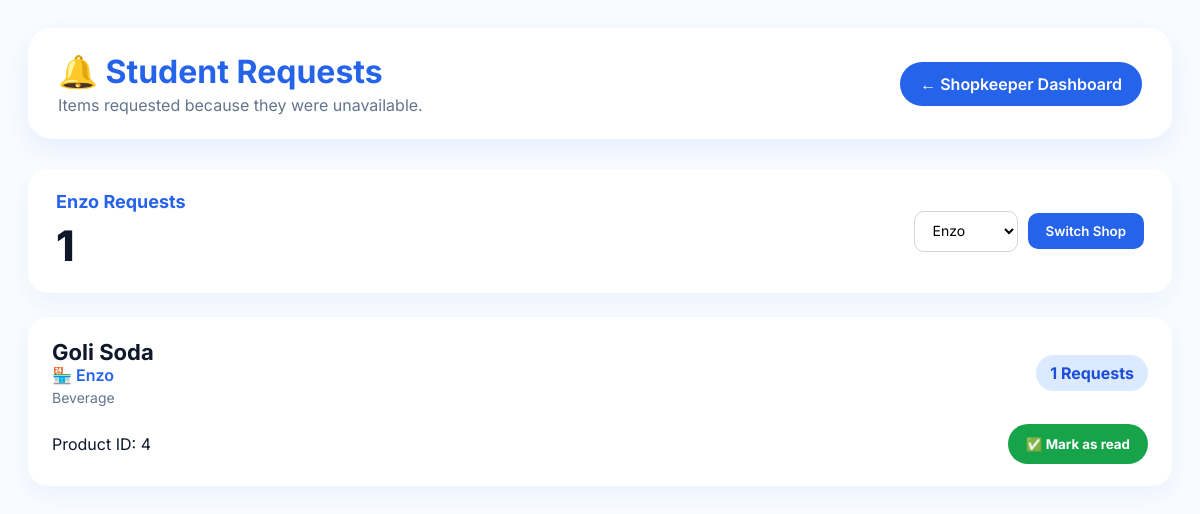
The app's page /requests/1 with its own data.
### tables this page shows
CREATE TABLE shops (
    id INTEGER PRIMARY KEY,
    name TEXT NOT NULL UNIQUE
);

CREATE TABLE products (
    id INTEGER PRIMARY KEY,
    name TEXT NOT NULL,
    category TEXT NOT NULL
);

### app.py (the view)
@app.route("/requests/<int:shop_id>")
def requests_page(shop_id):
    conn = get_db_connection()
    shop = conn.execute(
        "SELECT * FROM shops WHERE id=?",
        (shop_id,)
    ).fetchone()
    shops = conn.execute(
        "SELECT * FROM shops"
    ).fetchall()
    requests = conn.execute("""
        SELECT
            requests.shop_id,
            requests.product_id,
            COUNT(*) AS request_count,

            shops.name AS shop_name,
            products.name AS product_name,
            products.category

        FROM requests

        JOIN shops
            ON requests.shop_id = shops.id

        JOIN products
            ON requests.product_id = products.id

        WHERE requests.shop_id = ?

        GROUP BY requests.shop_id, requests.product_id

        ORDER BY request_count DESC
    """, (shop_id,)).fetchall()
    conn.close()
    return render_template(
        "requests.html",
        requests=requests,
        shop=shop,
        shops=shops
    )

### app.py (called while the page is built)
def get_db_connection():
    conn = sqlite3.connect("campus_cart.db")
    conn.row_factory = sqlite3.Row
    return conn

### templates/requests.html (shortened to what this page needs)
<!DOCTYPE html>
<html lang="en">
<head>
</head>
<body>
<div class="header">
    <div>
        <h1>🔔 Student Requests</h1>
        <p>Items requested because they were unavailable.</p>
    </div>
    <a href="/shopkeeper" class="back-btn">
        ← Shopkeeper Dashboard
    </a>
</div>
<div class="summary">
    <div style="display:flex;justify-content:space-between;align-items:center;flex-wrap:wrap;gap:18px;">
        <div>
            <h2>{{ shop["name"] }} Requests</h2>
            <div class="count">{{ requests|length }}</div>
        </div>
        <div class="shop-selector">
            <select id="shopSelect">
                {% for shop_item in shops %}
                <option
                    value="{{ shop_item['id'] }}"
                    {% if shop_item['id'] == shop['id'] %}selected{% endif %}
                >
                    {{ shop_item['name'] }}
                </option>
                {% endfor %}
            </select>
            <button onclick="changeShop()">
                Switch Shop
            </button>
        </div>
    </div>
</div>
{% if requests %}
    {% for request in requests %}
    <div class="request-card">
        <div class="top-row">
            <div>
                <div class="product">
                    {{ request["product_name"] }}
                </div>
                <div class="shop">
                    🏪 {{ request["shop_name"] }}
                </div>
                <div class="category">
                    {{ request["category"] }}
                </div>
            </div>
            <div class="badge">
                {{ request["request_count"] }} Requests
            </div>
        </div>
        <div class="bottom-row">
            <text weight=medium color="#64748B">
                Product ID: {{ request["product_id"] }}
            </text>
            <form action="/fulfill_request" method="POST">
                <button class="fulfill-btn" type="submit">
                    ✅ Mark as read
                </button>
            </form>
        </div>
    </div>
    {% endfor %}
{% else %}
<div class="empty">
    <h2>🎉 No Pending Requests</h2>
    <p>All requested products have been fulfilled.</p>
</div>
{% endif %}
</body>
</html>

### templates/requests.html (style rules this page uses)
* { margin:0; padding:0; box-sizing:border-box; font-family:"Inter",sans-serif; }
body { background:#F8FBFF; color:#0F172A; padding:28px; }
.header { display:flex; justify-content:space-between; align-items:center; margin-bottom:30px; background:white; padding:24px 30px; border-radius:24px; box-shadow:0 10px 25px rgba(37,99,235,.08); }
.header h1 { color:#2563EB; }
.header p { color:#64748B; margin-top:4px; }
.back-btn { text-decoration:none; background:#2563EB; color:white; padding:12px 20px; border-radius:999px; font-weight:600; }
.summary { background:white; padding:22px 28px; border-radius:20px; margin-bottom:24px; box-shadow:0 10px 20px rgba(37,99,235,.05); }
.summary h2 { color:#2563EB; font-size:18px; }
.summary .count { font-size:42px; font-weight:800; margin-top:8px; }
.request-card { background:white; border-radius:20px; padding:22px 24px; margin-bottom:18px; box-shadow:0 8px 20px rgba(37,99,235,.06); }
.top-row { display:flex; justify-content:space-between; align-items:center; margin-bottom:12px; }
.product { font-size:22px; font-weight:700; }
.shop { color:#2563EB; font-weight:600; }
.category { color:#64748B; margin-top:4px; font-size:14px; }
.badge { background:#DBEAFE; color:#1D4ED8; padding:8px 14px; border-radius:999px; font-weight:700; }
.bottom-row { display:flex; justify-content:space-between; align-items:center; margin-top:18px; flex-wrap:wrap; gap:14px; }
.fulfill-btn { border:none; background:#16A34A; color:white; padding:12px 18px; border-radius:999px; font-weight:700; cursor:pointer; }
.shop-selector { display:flex; gap:10px; align-items:center; }
.shop-selector select { padding:10px 14px; border:1px solid #D1D5DB; border-radius:10px; background:white; font-size:14px; }
.shop-selector button { background:#2563EB; color:white; border:none; padding:10px 18px; border-radius:10px; cursor:pointer; font-weight:600; }

### records on screen
shops: name "Enzo"
products: product_name "Goli Soda", shop_name "Enzo", category "Beverage", request_count "1", product_id "4"

### other values on screen
{{ requests|length }} "1"
form field value "Enzo"
